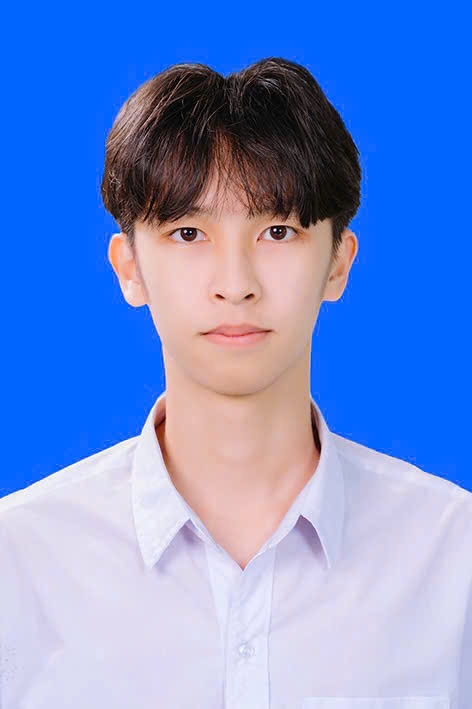
#> input picture CEA/anh4x6_xanh.jpg, 472 x 709 px, found by its file name
$ python src.py
#> lines starting #> are read from the running program, lines starting #| are printed output that depends on the picture
import cv2
import numpy as np

def embed_watermark_dct(image, strength=15):
    """
    Nhúng watermark vào hệ số DCT (4,4) của mỗi block 8x8
    """
    img = np.float32(image)
    h, w = img.shape

    watermarked = np.zeros_like(img)

    for y in range(0, h - h % 8, 8):
        for x in range(0, w - w % 8, 8):

            block = img[y:y+8, x:x+8]

            # DCT
            dct_block = cv2.dct(block)

            # Nhúng watermark
            dct_block[4, 4] += strength

            # IDCT
            idct_block = cv2.idct(dct_block)

            watermarked[y:y+8, x:x+8] = idct_block

    return np.clip(watermarked, 0, 255).astype(np.uint8)


def simulate_jpeg_compression(image, quality=50):
    """
    Mô phỏng nén JPEG
    """
    encode_param = [
        int(cv2.IMWRITE_JPEG_QUALITY),
        quality
    ]

    success, encoded = cv2.imencode(
        ".jpg",
        image,
        encode_param
    )

    if not success:
        raise Exception("JPEG encoding failed")

    decoded = cv2.imdecode(
        encoded,
        cv2.IMREAD_GRAYSCALE
    )

    return decoded


def calculate_psnr(original, processed):
    mse = np.mean(
        (original.astype(np.float32) -
         processed.astype(np.float32)) ** 2
    )

    if mse == 0:
        return float('inf')

    return 20 * np.log10(255.0 / np.sqrt(mse))


# ==========================
# MAIN
# ==========================

img = cv2.imread(
    "D:\\Python\\CEA\\anh4x6_xanh.jpg",
    cv2.IMREAD_GRAYSCALE
)
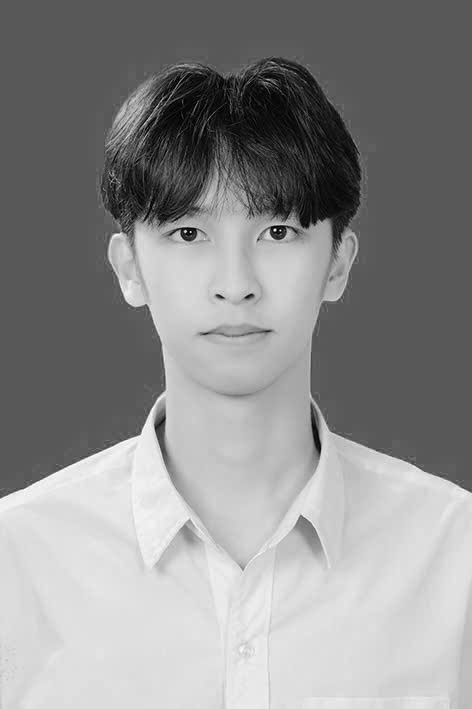
#> img: shape (709, 472); min 0, max 255, mean 141.9

watermarked = embed_watermark_dct(
    img,
    strength=15
)

compressed = simulate_jpeg_compression(
    watermarked,
    quality=50
)
#> in simulate_jpeg_compression, `success, encoded = cv2.imencode( ".jpg", image, encode_param )`: encoded = 15065 values, max 255 at index 0, min 0 at index 4, mean 120.3

psnr_wm = calculate_psnr(
    img,
    watermarked
)
#> in calculate_psnr, `mse = np.mean( (original.astype(np.float32) - processed.astype(np.floa..`: mse = 344.6
#> psnr_wm = 22.76

psnr_jpeg = calculate_psnr(
    img,
    compressed
)
#> psnr_jpeg = 22.69

print(f"PSNR after watermark: {psnr_wm:.2f} dB")
#| PSNR after watermark: 22.76 dB
print(f"PSNR after JPEG: {psnr_jpeg:.2f} dB")
#| PSNR after JPEG: 22.69 dB

cv2.imwrite(
    "watermarked.png",
    watermarked
)

cv2.imwrite(
    "compressed.jpg",
    compressed
)

print("Done!")

# Thêm đoạn này vào cuối file code của bệ hạ để kiểm tra:

# 1. Đọc lại ảnh đã nhúng watermark (hoặc ảnh đã bị nén)
img_wm = cv2.imread("watermarked.png", cv2.IMREAD_GRAYSCALE)
h, w = img_wm.shape
#> h = 709; w = 472

extracted_watermarks = []

# 2. Quét qua các block 8x8 để tìm watermark
for y in range(0, h - h % 8, 8):
    for x in range(0, w - w % 8, 8):
        block = np.float32(img_wm[y:y+8, x:x+8])
        dct_block = cv2.dct(block)

        # Lấy giá trị tại vị trí [4, 4]
        extracted_watermarks.append(dct_block[4, 4])
#> after the loop, extracted_watermarks = 5192 values, max 109.8 at index 786, min -100 at index 612, mean 11.9

# 3. In ra giá trị trung bình của watermark tìm được
avg_value = np.mean(extracted_watermarks)
#> avg_value = 11.9
print(f"-> Giá trị watermark trích xuất được (Trung bình): {avg_value:.2f}")
#| -> Giá trị watermark trích xuất được (Trung bình): 11.90
